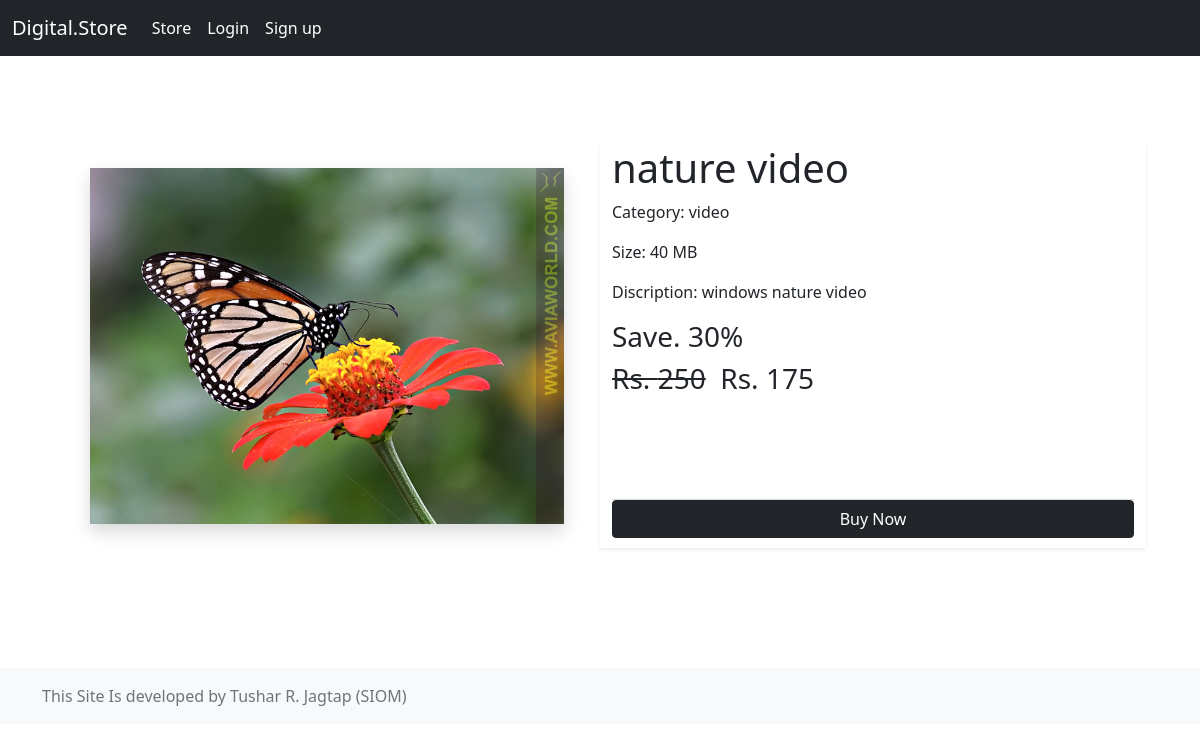
The app's page /product/nature-video with its own data.
### store/models.py (models this page shows, shortened)
class Product(models.Model):
    name=models.CharField(max_length=40)
    category=models.ForeignKey(Category,on_delete=models.CASCADE)
    description=models.CharField(max_length=400)
    slug=models.SlugField(max_length=40)
    thumbnail=models.ImageField(upload_to='media/products/thumbnail')
    file=models.FileField(upload_to='media/products/files')
    price=models.IntegerField()
    discount=models.IntegerField(default=0)
    file_size=models.IntegerField()
    active=models.BooleanField(default=True)

class Category(models.Model):
    title=models.CharField(max_length=30)
    def __str__(self):
        return self.title

### store/views/details.py (the view)
# urls.py: path('product/<str:slug>', product_detail_view),
def product_detail_view(request , slug):
    product=Product.objects.get(slug=slug)
    context ={
        'product' : product,
    }
    return render(request, template_name='store/product_detail.html',context=context)

### store/templatetags/store_tags.py (called while the page is built)
@register.simple_tag()
def sale_price(price , discount):
    return floor(price - (price * discount * 0.01))

### store/templates/store/product_detail.html
{% extends 'store/base.html' %}
{% block content %}
{% load store_tags %}
<br>
<br>
<div class="container">
    <div class="mt-3 p-4">
        <div class="row">
            <div class="col">
                <div class="p-4">
                    <img class="img-fluid shadow" src="{{product.thumbnail.url}}" alt="">
                </div>
            </div>
            <div class="col shadow-sm">
                <h2 class="display-5">{{product.name}}</h2>
                <p>Category: {{product.category}}</p>
                <p>Size: {{product.file_size}} MB</p>
                <p>Discription: {{product.description}}</p>
                <h3>Save. {{product.discount}}%</h3>
                <h3><del>Rs. {{product.price}}</del>&nbsp;&nbsp;Rs. {%sale_price product.price product.discount%}</h3>
                <br>
                <br>
                <br>
                <br>
                <div class="card-footer d-grid p-0">
                    <a href="/checkout/{{product.slug}}" class="btn btn-dark btn-block m-0">Buy Now</a>
                </div>
            </div>
        </div>
    </div>
</div>
{% endblock %}

### store/templates/store/base.html (style rules this page uses)
.display-5 { font-size: 40px; font-weight: 400px; }

### records on screen
Product: thumbnail (picture), name "nature video", category "video", file_size "40", description "windows nature video", discount "30", price "250", price+discount "175"
